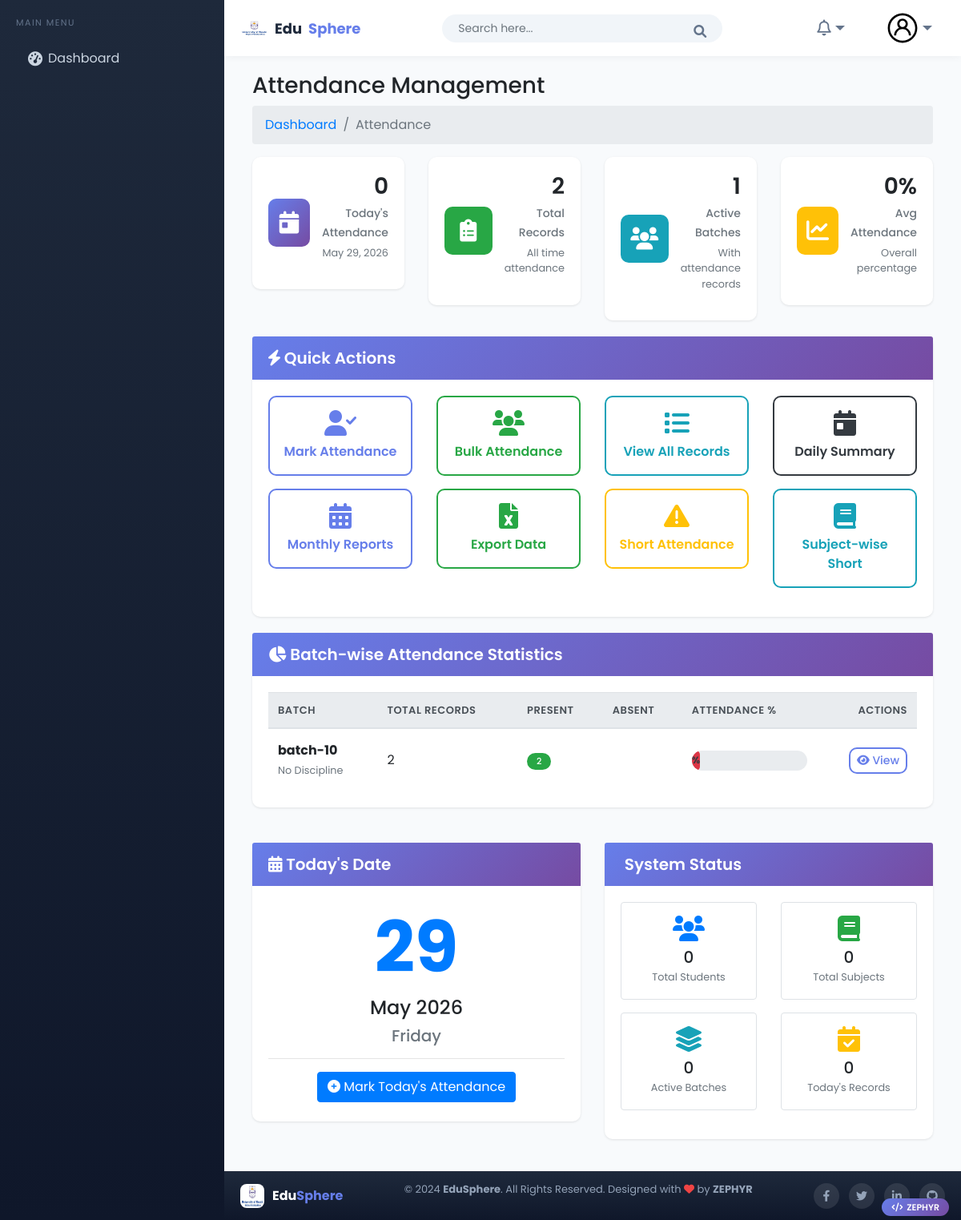
The app's page /attendance with its own data.
### Academic/models.py (models this page shows, shortened)
class Batch(models.Model):
    name = models.CharField(max_length=10)
    start_session = models.CharField(max_length=10)
    end_session = models.CharField(max_length=10)
    discipline = models.ForeignKey(Discipline, on_delete=models.CASCADE)

### attendance/views.py (the view)
# urls.py: path('', views.attendance_dashboard, name='attendance_dashboard'),
def attendance_dashboard(request):
    today = date.today()
    today_attendance = Attendance.objects.filter(date=today).count()
    total_attendance = Attendance.objects.count()
    recent_attendance = Attendance.objects.order_by('-date', '-created_at')[:10]
    batch_stats = Attendance.objects.values('batch__name').annotate(
        total=Count('id'),
        present=Count('id', filter=Q(status='P'))
    ).order_by('-total')[:5]
    context = {
        'today_attendance': today_attendance,
        'total_attendance': total_attendance,
        'recent_attendance': recent_attendance,
        'batch_stats': batch_stats,
        'today': today,
    }
    return render(request, 'attendance/dashboard.html', context)

### templates/attendance/dashboard.html (shortened to what this page needs)
{% extends 'Home/base.html' %}
{% load static %}
{% block body %}
<div class="page-wrapper">
    <div class="content container-fluid">
        <div class="page-header">
            <div class="row align-items-center">
                <div class="col">
                    <h3 class="page-title">Attendance Management</h3>
                    <ul class="breadcrumb">
                        <li class="breadcrumb-item"><a href="{% url 'index' %}">Dashboard</a></li>
                        <li class="breadcrumb-item active">Attendance</li>
                    </ul>
                </div>
            </div>
        </div>
        <div class="row">
            <div class="col-md-3">
                <div class="card dash-widget">
                    <div class="card-body">
                        <div class="dash-widget-header">
                            <span class="dash-widget-icon bg-primary">
                                <i class="fas fa-calendar-day"></i>
                            </span>
                            <div class="dash-widget-info">
                                <h3>{{ today_attendance }}</h3>
                                <span>Today's Attendance</span>
                                <p class="text-muted small mt-1">{{ today|date:"F d, Y" }}</p>
                            </div>
                        </div>
                    </div>
                </div>
            </div>
            <div class="col-md-3">
                <div class="card dash-widget">
                    <div class="card-body">
                        <div class="dash-widget-header">
                            <span class="dash-widget-icon bg-success">
                                <i class="fas fa-clipboard-list"></i>
                            </span>
                            <div class="dash-widget-info">
                                <h3>{{ total_attendance }}</h3>
                                <span>Total Records</span>
                                <p class="text-muted small mt-1">All time attendance</p>
                            </div>
                        </div>
                    </div>
                </div>
            </div>
            <div class="col-md-3">
                <div class="card dash-widget">
                    <div class="card-body">
                        <div class="dash-widget-header">
                            <span class="dash-widget-icon bg-info">
                                <i class="fas fa-users"></i>
                            </span>
                            <div class="dash-widget-info">
                                <h3>{{ batch_stats|length }}</h3>
                                <span>Active Batches</span>
                                <p class="text-muted small mt-1">With attendance records</p>
                            </div>
                        </div>
                    </div>
                </div>
            </div>
            <div class="col-md-3">
                <div class="card dash-widget">
                    <div class="card-body">
                        <div class="dash-widget-header">
                            <span class="dash-widget-icon bg-warning">
                                <i class="fas fa-chart-line"></i>
                            </span>
                            <div class="dash-widget-info">
                                <h3>{{ avg_attendance|default:"0" }}%</h3>
                                <span>Avg Attendance</span>
                                <p class="text-muted small mt-1">Overall percentage</p>
                            </div>
                        </div>
                    </div>
                </div>
            </div>
        </div>
        <div class="row">
            <div class="col-xl-12">
                <div class="card">
                    <div class="card-header bg-gradient-primary text-white">
                        <h5 class="card-title mb-0">
                            <i class="fas fa-bolt"></i> Quick Actions
                        </h5>
                    </div>
                    <div class="card-body">
                        <div class="row">
                            <div class="col-md-3 col-sm-6 mb-3">
                                <a href="{% url 'mark_attendance' %}" class="btn btn-outline-primary btn-block py-3">
                                    <i class="fas fa-user-check fa-2x mb-2 d-block"></i>
                                    Mark Attendance
                                </a>
                            </div>
                            <div class="col-md-3 col-sm-6 mb-3">
                                <a href="{% url 'bulk_attendance' %}" class="btn btn-outline-success btn-block py-3">
                                    <i class="fas fa-users fa-2x mb-2 d-block"></i>
                                    Bulk Attendance
                                </a>
                            </div>
                            <div class="col-md-3 col-sm-6 mb-3">
                                <a href="{% url 'attendance_list' %}" class="btn btn-outline-info btn-block py-3">
                                    <i class="fas fa-list fa-2x mb-2 d-block"></i>
                                    View All Records
                                </a>
                            </div>
                            <div class="col-md-3 col-sm-6 mb-3">
                                <a href="{% url 'daily_summary' %}" class="btn btn-outline-dark btn-block py-3">
                                    <i class="fas fa-calendar-day fa-2x mb-2 d-block"></i>
                                    Daily Summary
                                </a>
                            </div>
                            <div class="col-md-3 col-sm-6 mb-3">
                                <a href="{% url 'monthly_reports' %}" class="btn btn-outline-primary btn-block py-3">
                                    <i class="fas fa-calendar-alt fa-2x mb-2 d-block"></i>
                                    Monthly Reports
                                </a>
                            </div>
                            <div class="col-md-3 col-sm-6 mb-3">
                                <a href="{% url 'export_attendance' %}" class="btn btn-outline-success btn-block py-3">
                                    <i class="fas fa-file-excel fa-2x mb-2 d-block"></i>
                                    Export Data
                                </a>
                            </div>
                            <div class="col-md-3 col-sm-6 mb-3">
                                <a href="{% url 'short_attendance' %}" class="btn btn-outline-warning btn-block py-3">
                                    <i class="fas fa-exclamation-triangle fa-2x mb-2 d-block"></i>
                                    Short Attendance
                                </a>
                            </div>
                            <div class="col-md-3 col-sm-6 mb-3">
                                <a href="{% url 'subject_short_attendance' %}" class="btn btn-outline-info btn-block py-3">
                                    <i class="fas fa-book fa-2x mb-2 d-block"></i>
                                    Subject-wise Short
                                </a>
                            </div>
                        </div>
                    </div>
                </div>
            </div>
        </div>
        {% if batch_stats %}
        <div class="row">
            <div class="col-12">
                <div class="card">
                    <div class="card-header bg-gradient-primary text-white">
                        <h5 class="card-title mb-0">
                            <i class="fas fa-chart-pie"></i> Batch-wise Attendance Statistics
                        </h5>
                    </div>
                    <div class="card-body">
                        <div class="table-responsive">
                            <table class="table table-hover table-center mb-0">
                                <thead class="thead-light">
                                    <tr>
                                        <th>Batch</th>
                                        <th>Total Records</th>
                                        <th>Present</th>
                                        <th>Absent</th>
                                        <th>Attendance %</th>
                                        <th class="text-right">Actions</th>
                                    </tr>
                                </thead>
                                <tbody>
                                    {% for stat in batch_stats %}
                                    <tr class="align-middle">
                                        <td>
                                            <strong>{{ stat.batch__name }}</strong>
                                            <br>
                                            <small class="text-muted">{{ stat.batch__discipline__field|default:"No Discipline" }}</small>
                                        </td>
                                        <td>{{ stat.total }}</td>
                                        <td><span class="badge badge-success">{{ stat.present }}</span></td>
                                        <td></td>
                                        <td>
                                            <div class="progress" style="height: 25px;">
                                                <div class="progress-bar
                                                    {% if stat.percentage >= 80 %}bg-success
                                                    {% elif stat.percentage >= 60 %}bg-info
                                                    {% elif stat.percentage >= 40 %}bg-warning
                                                    {% else %}bg-danger{% endif %}"
                                                    style="width: {{ stat.percentage }}%">
                                                    <span class="text-dark font-weight-bold">{{ stat.percentage|floatformat:1 }}%</span>
                                                </div>
                                            </div>
                                        </td>
                                        <td class="text-right">
                                            <a href="{% url 'attendance_list' %}?batch={{ stat.batch__id }}"
                                               class="btn btn-sm btn-outline-primary">
                                                <i class="fas fa-eye"></i> View
                                            </a>
                                        </td>
                                    </tr>
                                    {% endfor %}
                                </tbody>
                            </table>
                        </div>
                    </div>
                </div>
            </div>
        </div>
        {% endif %}
        <div class="row mt-4">
            <div class="col-md-6">
                <div class="card">
                    <div class="card-header bg-gradient-primary text-white">
                        <h5 class="card-title mb-0">
                            <i class="fas fa-calendar-alt"></i> Today's Date
                        </h5>
                    </div>
                    <div class="card-body text-center py-4">
                        <div class="display-2 text-primary font-weight-bold">{{ today|date:"d" }}</div>
                        <h4 class="mt-2">{{ today|date:"F Y" }}</h4>
                        <h5 class="text-muted">{{ today|date:"l" }}</h5>
                        <hr class="my-3">
                        <a href="{% url 'mark_attendance' %}" class="btn btn-primary">
                            <i class="fas fa-plus-circle"></i> Mark Today's Attendance
                        </a>
                    </div>
                </div>
            </div>
            <div class="col-md-6">
                <div class="card">
                    <div class="card-header bg-gradient-primary text-white">
                        <h5 class="card-title mb-0">
                             System Status
                        </h5>
                    </div>
                    <div class="card-body">
                        <div class="row">
                            <div class="col-6 mb-3">
                                <div class="border rounded p-3 text-center">
                                    <i class="fas fa-users fa-2x text-primary mb-2"></i>
                                    <h5 class="mb-0">{{ total_students|default:"0" }}</h5>
                                    <small class="text-muted">Total Students</small>
                                </div>
                            </div>
                            <div class="col-6 mb-3">
                                <div class="border rounded p-3 text-center">
                                    <i class="fas fa-book fa-2x text-success mb-2"></i>
                                    <h5 class="mb-0">{{ total_subjects|default:"0" }}</h5>
                                    <small class="text-muted">Total Subjects</small>
                                </div>
                            </div>
                            <div class="col-6 mb-3">
                                <div class="border rounded p-3 text-center">
                                    <i class="fas fa-layer-group fa-2x text-info mb-2"></i>
                                    <h5 class="mb-0">{{ active_batches|default:"0" }}</h5>
                                    <small class="text-muted">Active Batches</small>
                                </div>
                            </div>
                            <div class="col-6 mb-3">
                                <div class="border rounded p-3 text-center">
                                    <i class="fas fa-calendar-check fa-2x text-warning mb-2"></i>
                                    <h5 class="mb-0">{{ today_attendance }}</h5>
                                    <small class="text-muted">Today's Records</small>
                                </div>
                            </div>
                        </div>
                    </div>
                </div>
            </div>
        </div>
    </div>
</div>
{% endblock %}

### records on screen
Batch: batch__name "batch-10", batch__discipline__field "No Discipline", total "2", present "2"

### other values on screen
{{ today_attendance }} "0"
{{ total_attendance }} "2"
{{ batch_stats|length }} "1"
{{ avg_attendance|default:"0" }} "0"
{{ total_students|default:"0" }} "0"
{{ total_subjects|default:"0" }} "0"
{{ active_batches|default:"0" }} "0"
